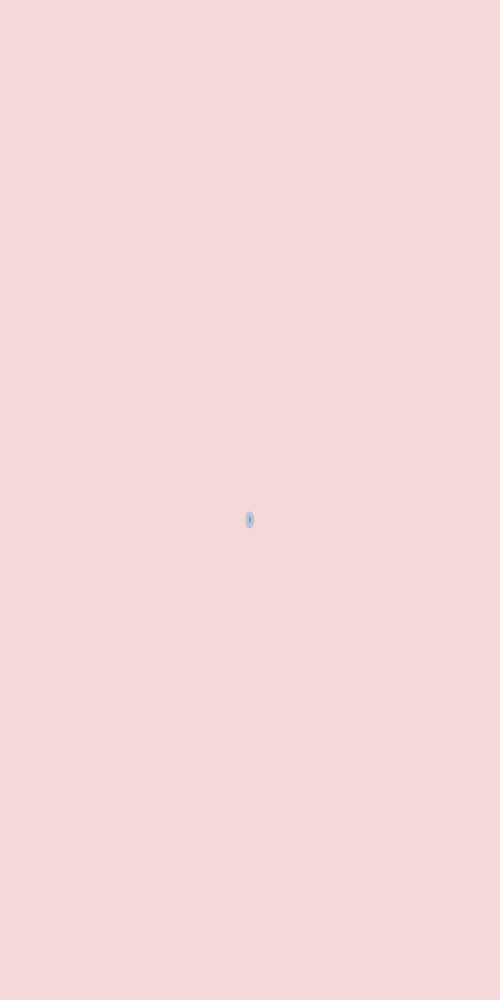
Frame 1 (no input)
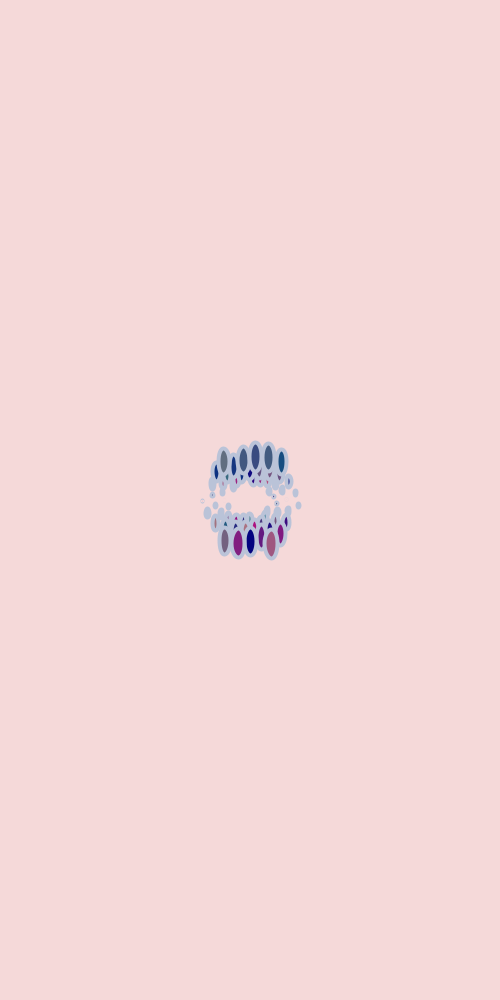
Frame 60 (the mouse pressed at the canvas centre just before this capture)
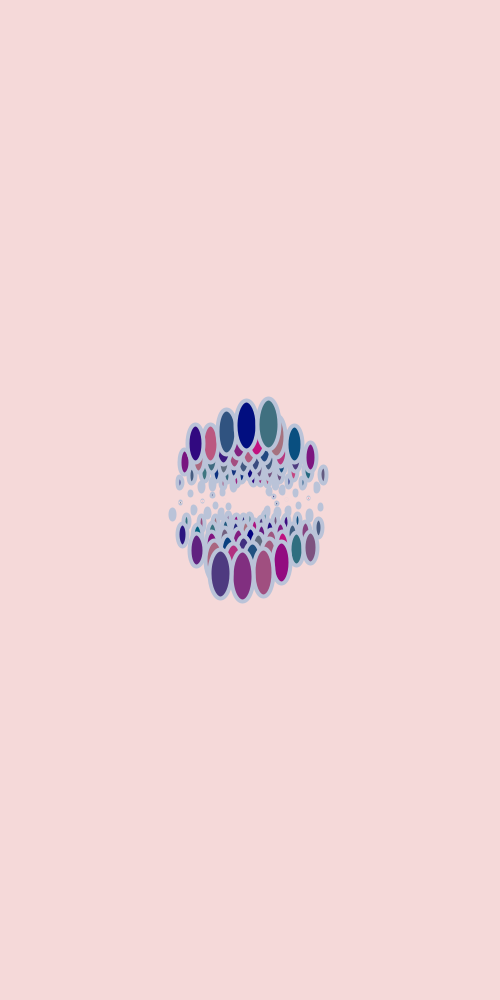
Frame 120 (the mouse held since frame 60 and released just before this capture)

The Processing sketch that drew these frames (run headless with seeded random() and noise(); from frame 60 on, the mouse is pressed at the canvas centre):

// Processing sketch: processing_32164
// ── processing_32164.pde

float r= 20;
float a =0;
 void setup(){
   size (500,1000);
   background (245,217,217);
   smooth ();
   stroke (186,195,216);
   strokeWeight (4);
  
 }
 
 void draw (){
   float x = r * cos (a);
   float y = r * sin (a);
   float vuw = random (50);
   fill(random(200),random(122),128);
    
  
     ellipse (width/2 + y , height/2 + x ,x/3.5,x/1.5);
      
         
   a += 1;
   r +=0.5;
   if (x>500);
   x = 0;
   if (y>500);
   y = 0;
   
 }
